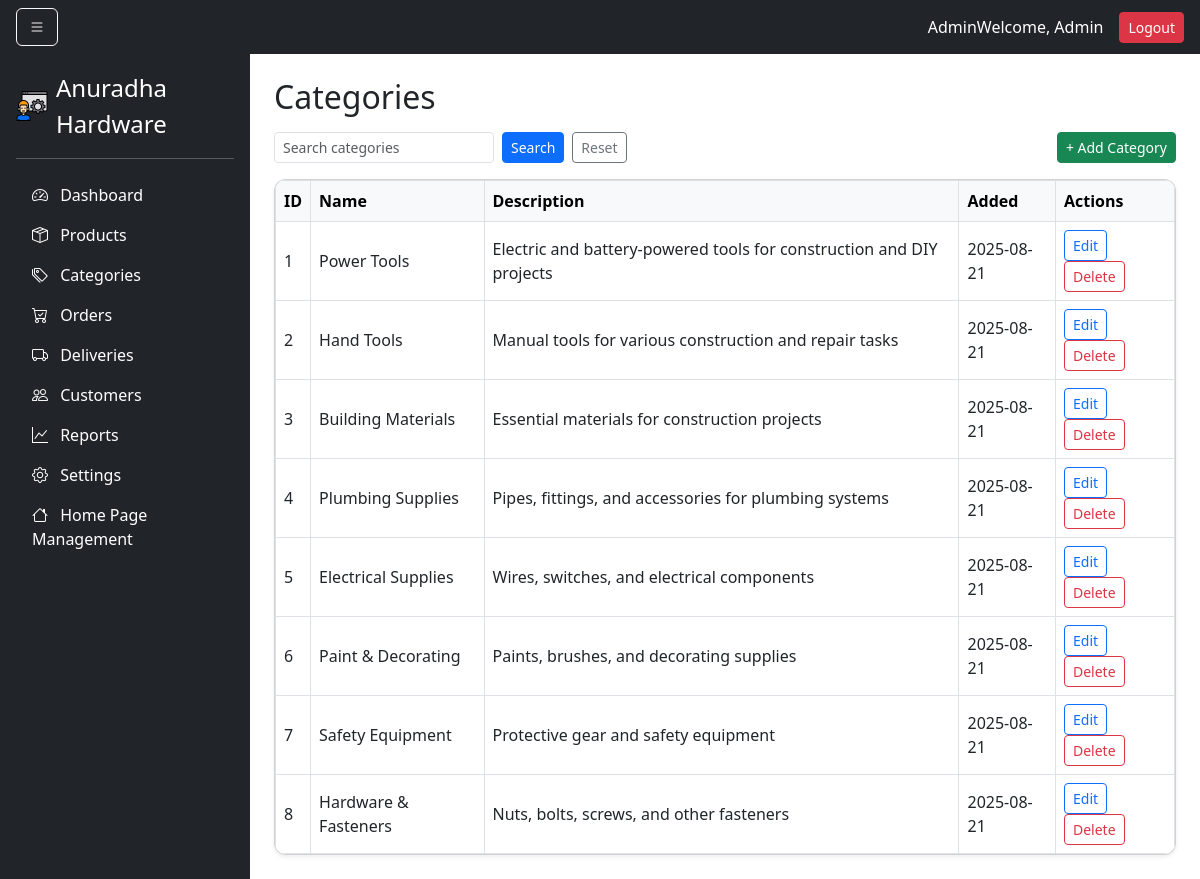
The app's page /Hardware/anuradha-admin/categories.php (signed in) with its own data.
### tables this page shows
CREATE TABLE `categories` (
  `id` int(11) NOT NULL,
  `name` varchar(100) NOT NULL,
  `description` text DEFAULT NULL,
  `created_at` datetime DEFAULT current_timestamp()
);

### Hardware/anuradha-admin/categories.php (the view, shortened to what this page needs)
<?php
include('includes/header.php');
include('includes/db.php');
$search = $_GET['search'] ?? '';
$page = $_GET['page'] ?? 1;
$limit = 10;
$offset = ($page - 1) * $limit;
$query = "SELECT * FROM categories WHERE 1=1";
$query .= " ORDER BY created_at DESC LIMIT $limit OFFSET $offset";
$result = mysqli_query($conn, $query);
?>
<div class="d-flex">
    <?php include('includes/sidebar.php'); ?>
    <div class="p-4 w-100">
        <h2 class="mb-3">Categories</h2>
        <div class="d-flex justify-content-between align-items-end mb-3 flex-wrap gap-2">
            <form method="GET" class="d-flex gap-2">
                <input type="text" name="search" placeholder="Search categories" class="form-control form-control-sm" value="<?= htmlspecialchars($search) ?>">
                <button class="btn btn-sm btn-primary">Search</button>
                <a href="categories.php" class="btn btn-sm btn-outline-secondary">Reset</a>
            </form>
            <button class="btn btn-sm btn-success" data-bs-toggle="modal" data-bs-target="#addCategoryModal">+ Add Category</button>
        </div>
        <div class="card shadow-sm">
            <div class="table-responsive">
                <table class="table table-bordered align-middle mb-0">
                    <thead class="table-light">
                        <tr>
                            <th>ID</th>
                            <th>Name</th>
                            <th>Description</th>
                            <th>Added</th>
                            <th>Actions</th>
                        </tr>
                    </thead>
                    <tbody>
                        <?php if (mysqli_num_rows($result) > 0): ?>
                            <?php while ($row = mysqli_fetch_assoc($result)): ?>
                                <tr>
                                    <td><?= $row['id'] ?></td>
                                    <td><?= htmlspecialchars($row['name']) ?></td>
                                    <td><?= htmlspecialchars($row['description']) ?></td>
                                    <td><?= date('Y-m-d', strtotime($row['created_at'])) ?></td>
                                    <td>
                                        <button class="btn btn-sm btn-outline-primary" data-bs-toggle="modal" data-bs-target="#editModal<?= $row['id'] ?>">Edit</button>
                                        <button class="btn btn-sm btn-outline-danger" data-bs-toggle="modal" data-bs-target="#deleteModal<?= $row['id'] ?>">Delete</button>
                                    </td>
                                </tr>
                            <?php endwhile; ?>
                        <?php else: ?>
                            <tr>
                                <td colspan="5" class="text-center">No categories found.</td>
                            </tr>
                        <?php endif; ?>
                    </tbody>
                </table>
            </div>
        </div>
    </div>
</div>
<?php include('includes/footer.php'); ?>

### Hardware/anuradha-admin/assets/css/adminstyle.css (style rules this page uses)
.card { border-radius: 12px; overflow: hidden; }

### Hardware/anuradha-admin/includes/header.php (style rules this page uses)
body { margin: 0; }

### records on screen
categories: id "1", name "Power Tools", description "Electric and battery-powered tools for construction and DIY projects", created_at "2025-08-21"
categories: id "2", name "Hand Tools", description "Manual tools for various construction and repair tasks", created_at "2025-08-21"
categories: id "3", name "Building Materials", description "Essential materials for construction projects", created_at "2025-08-21"
categories: id "4", name "Plumbing Supplies", description "Pipes, fittings, and accessories for plumbing systems", created_at "2025-08-21"
categories: id "5", name "Electrical Supplies", description "Wires, switches, and electrical components", created_at "2025-08-21"
categories: id "6", name "Paint & Decorating", description "Paints, brushes, and decorating supplies", created_at "2025-08-21"
categories: id "7", name "Safety Equipment", description "Protective gear and safety equipment", created_at "2025-08-21"
categories: id "8", name "Hardware & Fasteners", description "Nuts, bolts, screws, and other fasteners", created_at "2025-08-21"

### other values on screen
$_SESSION['admin_name'] "Admin"
